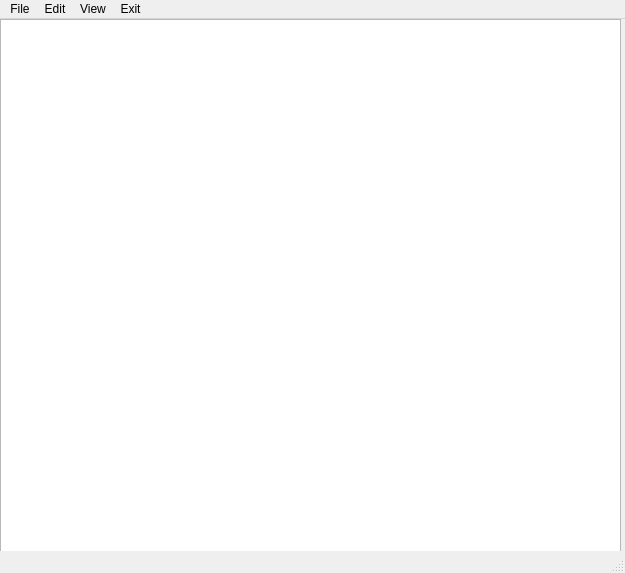
<?xml version="1.0" encoding="UTF-8"?>
<ui version="4.0">
 <class>MainWindow</class>
 <widget class="QMainWindow" name="MainWindow">
  <property name="geometry">
   <rect>
    <x>0</x>
    <y>0</y>
    <width>625</width>
    <height>573</height>
   </rect>
  </property>
  <property name="windowTitle">
   <string>MainWindow</string>
  </property>
  <widget class="QWidget" name="centralwidget">
   <widget class="QPlainTextEdit" name="plainTextEdit">
    <property name="geometry">
     <rect>
      <x>0</x>
      <y>0</y>
      <width>621</width>
      <height>541</height>
     </rect>
    </property>
   </widget>
  </widget>
  <widget class="QMenuBar" name="menubar">
   <property name="geometry">
    <rect>
     <x>0</x>
     <y>0</y>
     <width>625</width>
     <height>20</height>
    </rect>
   </property>
   <widget class="QMenu" name="menuFile">
    <property name="title">
     <string>File</string>
    </property>
   </widget>
   <widget class="QMenu" name="menuEdit">
    <property name="title">
     <string>Edit</string>
    </property>
   </widget>
   <widget class="QMenu" name="menuView">
    <property name="title">
     <string>View</string>
    </property>
   </widget>
   <widget class="QMenu" name="menuExit">
    <property name="title">
     <string>Exit</string>
    </property>
   </widget>
   <addaction name="menuFile"/>
   <addaction name="menuEdit"/>
   <addaction name="menuView"/>
   <addaction name="menuExit"/>
  </widget>
  <widget class="QStatusBar" name="statusbar"/>
 </widget>
 <resources/>
 <connections/>
</ui>
